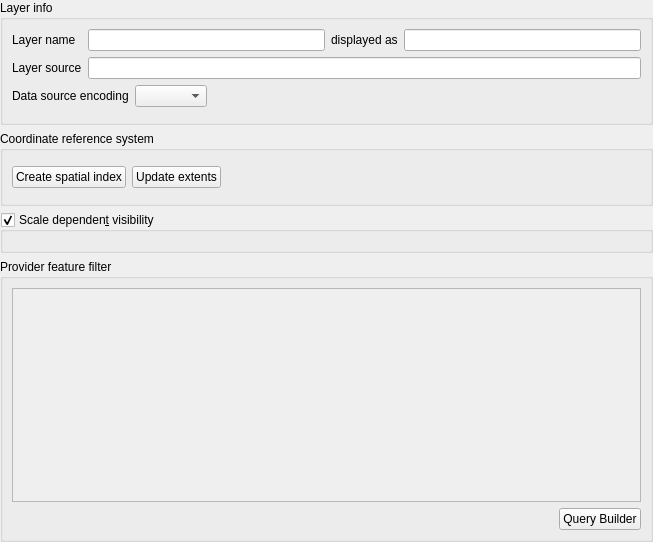
             <widget class="QWidget" name="scrollAreaWidgetContents">
              <property name="geometry">
               <rect>
                <x>0</x>
                <y>0</y>
                <width>653</width>
                <height>542</height>
               </rect>
              </property>
              <layout class="QVBoxLayout" name="verticalLayout_13">
               <property name="leftMargin">
                <number>0</number>
               </property>
               <property name="topMargin">
                <number>0</number>
               </property>
               <property name="rightMargin">
                <number>0</number>
               </property>
               <property name="bottomMargin">
                <number>0</number>
               </property>
               <item>
                <widget class="QgsCollapsibleGroupBox" name="groupBox">
                 <property name="title">
                  <string>Layer info</string>
                 </property>
                 <property name="syncGroup" stdset="0">
                  <string notr="true">vectorgeneral</string>
                 </property>
                 <layout class="QGridLayout" name="gridLayout">
                  <item row="1" column="0">
                   <widget class="QLabel" name="textLabel3">
                    <property name="text">
                     <string>Layer name</string>
                    </property>
                   </widget>
                  </item>
                  <item row="5" column="0">
                   <widget class="QFrame" name="mDataSourceEncodingFrame">
                    <layout class="QHBoxLayout" name="horizontalLayout_4">
                     <property name="leftMargin">
                      <number>0</number>
                     </property>
                     <property name="topMargin">
                      <number>0</number>
                     </property>
                     <property name="rightMargin">
                      <number>0</number>
                     </property>
                     <property name="bottomMargin">
                      <number>0</number>
                     </property>
                    </layout>
                   </widget>
                  </item>
                  <item row="1" column="1">
                   <widget class="QLineEdit" name="mLayerOrigNameLineEdit"/>
                  </item>
                  <item row="1" column="3">
                   <widget class="QLineEdit" name="txtDisplayName">
                    <property name="readOnly">
                     <bool>true</bool>
                    </property>
                   </widget>
                  </item>
                  <item row="1" column="2">
                   <widget class="QLabel" name="label_2">
                    <property name="text">
                     <string>displayed as</string>
                    </property>
                   </widget>
                  </item>
                  <item row="2" column="0">
                   <widget class="QLabel" name="lblLayerSource">
                    <property name="text">
                     <string>Layer source</string>
                    </property>
                   </widget>
                  </item>
                  <item row="2" column="1" colspan="3">
                   <widget class="QLineEdit" name="txtLayerSource">
                    <property name="enabled">
                     <bool>true</bool>
                    </property>
                    <property name="readOnly">
                     <bool>true</bool>
                    </property>
                   </widget>
                  </item>
                  <item row="4" column="0" colspan="4">
                   <layout class="QHBoxLayout" name="horizontalLayout_6">
                    <item>
                     <widget class="QLabel" name="label_3">
                      <property name="sizePolicy">
                       <sizepolicy hsizetype="Maximum" vsizetype="Preferred">
                        <horstretch>0</horstretch>
                        <verstretch>0</verstretch>
                       </sizepolicy>
                      </property>
                      <property name="text">
                       <string>Data source encoding</string>
                      </property>
                     </widget>
                    </item>
                    <item>
                     <widget class="QComboBox" name="cboProviderEncoding"/>
                    </item>
                    <item>
                     <spacer name="horizontalSpacer_2">
                      <property name="orientation">
                       <enum>Qt::Horizontal</enum>
                      </property>
                      <property name="sizeHint" stdset="0">
                       <size>
                        <width>0</width>
                        <height>20</height>
                       </size>
                      </property>
                     </spacer>
                    </item>
                   </layout>
                  </item>
                 </layout>
                </widget>
               </item>
               <item>
                <widget class="QgsCollapsibleGroupBox" name="indexGroupBox">
                 <property name="focusPolicy">
                  <enum>Qt::StrongFocus</enum>
                 </property>
                 <property name="title">
                  <string>Coordinate reference system</string>
                 </property>
                 <property name="checkable">
                  <bool>false</bool>
                 </property>
                 <property name="syncGroup" stdset="0">
                  <string notr="true">vectorgeneral</string>
                 </property>
                 <layout class="QVBoxLayout" name="verticalLayout_27">
                  <property name="spacing">
                   <number>6</number>
                  </property>
                  <item>
                   <widget class="QgsProjectionSelectionWidget" name="mCrsSelector" native="true">
                    <property name="focusPolicy">
                     <enum>Qt::StrongFocus</enum>
                    </property>
                   </widget>
                  </item>
                  <item>
                   <layout class="QHBoxLayout" name="horizontalLayout_5">
                    <item>
                     <widget class="QPushButton" name="pbnIndex">
                      <property name="text">
                       <string>Create spatial index</string>
                      </property>
                     </widget>
                    </item>
                    <item>
                     <widget class="QPushButton" name="pbnUpdateExtents">
                      <property name="text">
                       <string>Update extents</string>
                      </property>
                     </widget>
                    </item>
                    <item>
                     <spacer name="horizontalSpacer_3">
                      <property name="orientation">
                       <enum>Qt::Horizontal</enum>
                      </property>
                      <property name="sizeHint" stdset="0">
                       <size>
                        <width>40</width>
                        <height>20</height>
                       </size>
                      </property>
                     </spacer>
                    </item>
                   </layout>
                  </item>
                  <item>
                   <widget class="Line" name="line">
                    <property name="orientation">
                     <enum>Qt::Vertical</enum>
                    </property>
                   </widget>
                  </item>
                 </layout>
                </widget>
               </item>
               <item>
                <widget class="QgsCollapsibleGroupBox" name="mScaleVisibilityGroupBox">
                 <property name="title">
                  <string>Scale dependen&amp;t visibility</string>
                 </property>
                 <property name="checkable">
                  <bool>true</bool>
                 </property>
                 <layout class="QGridLayout" name="gridLayout_6">
                  <item row="0" column="0">
                   <widget class="QgsScaleRangeWidget" name="mScaleRangeWidget" native="true">
                    <property name="focusPolicy">
                     <enum>Qt::StrongFocus</enum>
                    </property>
                   </widget>
                  </item>
                 </layout>
                </widget>
               </item>
               <item>
                <widget class="QgsCollapsibleGroupBox" name="mSubsetGroupBox">
                 <property name="sizePolicy">
                  <sizepolicy hsizetype="Preferred" vsizetype="Preferred">
                   <horstretch>0</horstretch>
                   <verstretch>3</verstretch>
                  </sizepolicy>
                 </property>
                 <property name="title">
                  <string>Provider feature filter</string>
                 </property>
                 <layout class="QGridLayout" name="gridLayout_4">
                  <item row="1" column="1">
                   <widget class="QPushButton" name="pbnQueryBuilder">
                    <property name="text">
                     <string>Query Builder</string>
                    </property>
                   </widget>
                  </item>
                  <item row="1" column="0">
                   <spacer>
                    <property name="orientation">
                     <enum>Qt::Horizontal</enum>
                    </property>
                    <property name="sizeType">
                     <enum>QSizePolicy::Expanding</enum>
                    </property>
                    <property name="sizeHint" stdset="0">
                     <size>
                      <width>0</width>
                      <height>21</height>
                     </size>
                    </property>
                   </spacer>
                  </item>
                  <item row="0" column="0" colspan="2">
                   <widget class="QTextEdit" name="txtSubsetSQL">
                    <property name="enabled">
                     <bool>false</bool>
                    </property>
                    <property name="acceptDrops">
                     <bool>false</bool>
                    </property>
                    <property name="acceptRichText">
                     <bool>false</bool>
                    </property>
                   </widget>
                  </item>
                 </layout>
                 <zorder>txtSubsetSQL</zorder>
                 <zorder>pbnQueryBuilder</zorder>
                </widget>
               </item>
               <item>
                <spacer name="verticalSpacer">
                 <property name="orientation">
                  <enum>Qt::Vertical</enum>
                 </property>
                 <property name="sizeHint" stdset="0">
                  <size>
                   <width>20</width>
                   <height>0</height>
                  </size>
                 </property>
                </spacer>
               </item>
              </layout>
             </widget>
